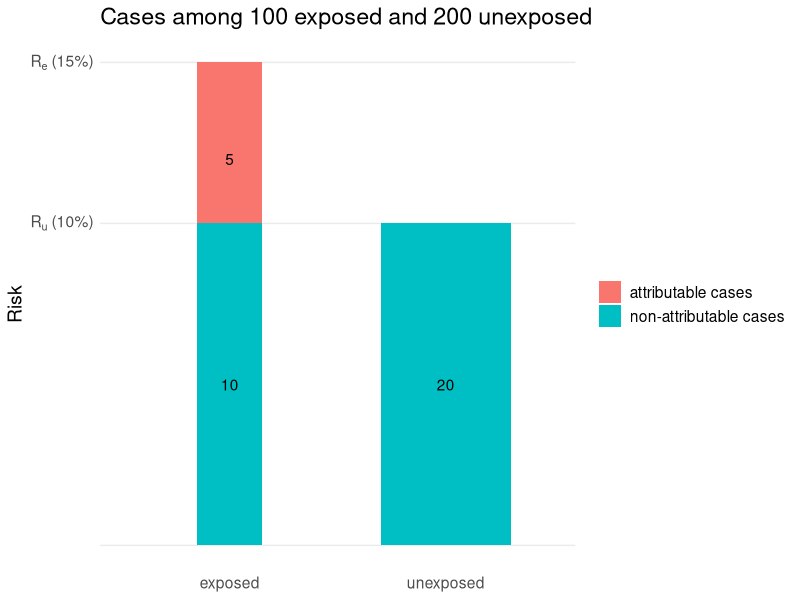

Generate this figure with R:
## ---- chunk 1
library(ggplot2)
library(tibble)

df <- tribble(
  ~x,         ~raw, ~pct, ~w,  ~g,
  "exposed",   5,    .05,   0.3, "attributable cases",
  "exposed",   10,   0.1,   0.3, "non-attributable cases",
  "unexposed", 20,   0.1, 0.6, "non-attributable cases"
)

ggplot(df, aes(x, pct, width = w, group = factor(g), fill = factor(g))) +
  geom_col() +
  scale_y_continuous(
    breaks = c(0, 0.1, 0.15),
    labels = c("", expression(R[u]*" (10%)"),
               expression(R[e]*" (15%)"))
  ) +
  labs(x = NULL, y = "Risk", fill = NULL, title = glue::glue(
    "Cases among 100 exposed and 200 unexposed"
  )) +
  theme_minimal() +
  theme(
    panel.grid.major.x = element_blank(),    
    panel.grid.minor.y = element_blank(),
    axis.line.y.right = element_blank(),
    text = element_text(size = 14)
  ) +
  geom_text(aes(label = raw, y = c(.12, .05, .05)))
